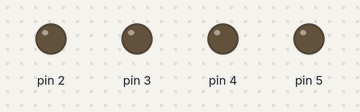
Bench run of a sketch on a simulated Arduino Uno, built with avr-gcc and run on an emulated ATmega328P. On the bench: output pins drawn as LEDs (lit = HIGH).

Above: at 0.2 s.
At 0.7 s:
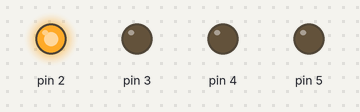
At 2.7 s:
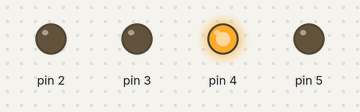
At 4.7 s:
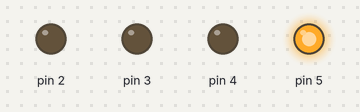
At 8.7 s:
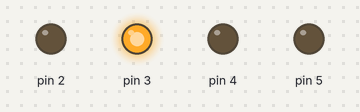
Timing chart, 0 to 9.1 s (numbered marks = the images above):
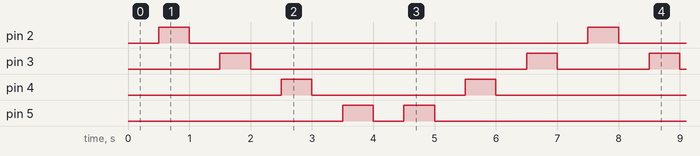

The sketch:

3.light_chaser_2.ino
```cpp
//This is a simple code that blinks 4 leds in a sequence in a loop but this time back and forth rather
//than in a loop (1234 4321 and so on)
void setup() {
// we need to define our pins as outputs since they are multipurpose pins.
// they can be outputs, inputs and analog outputs so we need to inform the
//Arduino which action it will perform
pinMode(2,OUTPUT);
pinMode(3,OUTPUT);
pinMode(4,OUTPUT);
pinMode(5,OUTPUT);
}

void loop() {
// We use the delay function and write the amount of time to delay the code
//In the arduino before it executes the next step
delay(500);
// We then use digitalWrite to change the state of a output pin. We need to speicify
//the pin as the first digit and after the coma we can specify wether we would like
//to change the state of the output to a 1 or 0 ( HIGH or LOW)
digitalWrite(2, 1);
delay(500);
//After a second delay we turn the LED off and repeat the cycle for all the other LED's
digitalWrite(2, 0);
delay(500);
digitalWrite(3, 1);
delay(500);
digitalWrite(3, 0);
delay(500);
digitalWrite(4, 1);
delay(500);
digitalWrite(4, 0);
delay(500);
digitalWrite(5, 1);
delay(500);
digitalWrite(5, 0);

delay(500);
digitalWrite(5, 1);
delay(500);
digitalWrite(5, 0);
delay(500);
digitalWrite(4, 1);
delay(500);
digitalWrite(4, 0);
delay(500);
digitalWrite(3, 1);
delay(500);
digitalWrite(3, 0);

}
```

Measured:
- by itself, pin 2: alternates HIGH for 0.50 s and LOW for 6.5 s
- by itself, pin 3: repeats every 7.0 s: LOW 4.5 s, HIGH 0.50 s, LOW 1.5 s, HIGH 0.50 s
- by itself, pin 4: repeats every 7.0 s: LOW 2.5 s, HIGH 0.50 s, LOW 3.5 s, HIGH 0.50 s
- by itself, pin 5: repeats every 7.0 s: LOW 0.50 s, HIGH 0.50 s, LOW 5.5 s, HIGH 0.50 s
